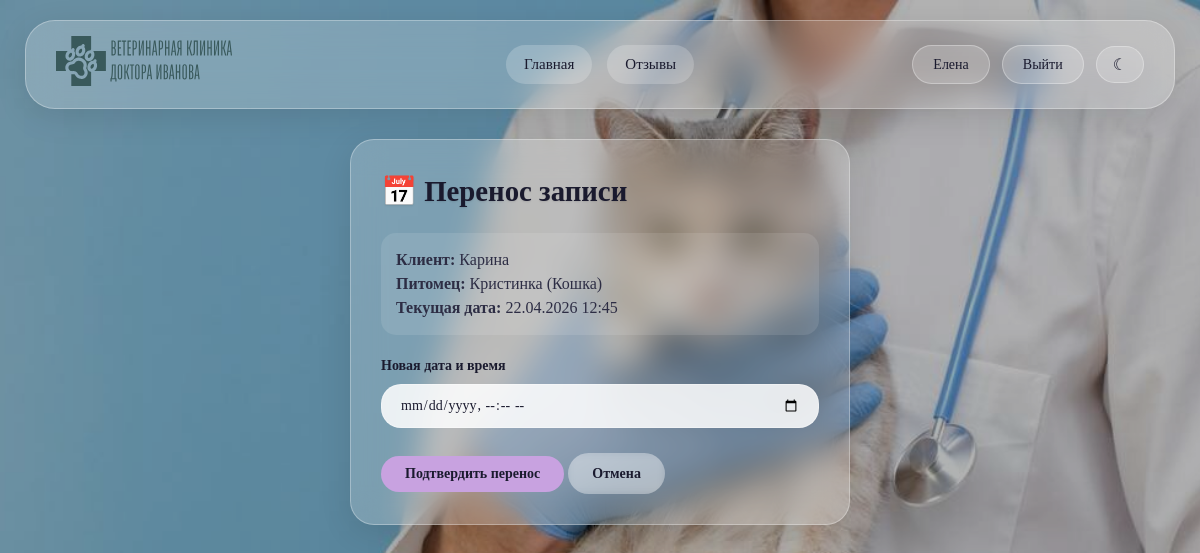
Page /appointment/15/reschedule/ (signed in) on the committed database.
### users/models.py (models this page shows, shortened)
class CustomUser(AbstractUser):
    ROLE_CHOICES = [
        ('CLIENT', 'Клиент'),
        ('DOCTOR', 'Врач'),
        ('ADMIN', 'Администратор'),
    ]
    role = models.CharField(max_length=10, choices=ROLE_CHOICES, default='CLIENT')
    phone = models.CharField(max_length=20, blank=True, verbose_name="Телефон")  # Убрали unique=True
    email = models.EmailField(verbose_name="Email", blank=True)  # Добавили blank=True
    avatar = models.ImageField(upload_to='avatars/', blank=True, null=True)
    class Meta:
        verbose_name = 'Пользователь'
        verbose_name_plural = 'Пользователи'

### main/models.py (models this page shows, shortened)
class Appointment(models.Model):
    STATUS_CHOICES = [
        ('PENDING', 'Ожидает'),
        ('CONFIRMED', 'Подтверждён'),
        ('COMPLETED', 'Проведён'),
        ('CANCELLED', 'Отменён'),
        ('RESCHEDULED', 'Перенесён'),
    ]
    client = models.ForeignKey(CustomUser, on_delete=models.CASCADE, related_name='appointments')
    doctor = models.ForeignKey(CustomUser, on_delete=models.CASCADE, related_name='doctor_appointments',
                               limit_choices_to={'role': 'DOCTOR'})
    pet_name = models.CharField(max_length=100, verbose_name="Кличка питомца")
    pet_type = models.CharField(max_length=50, verbose_name="Вид животного")
    appointment_date = models.DateTimeField(verbose_name="Дата и время приёма")
    symptoms = models.TextField(blank=True, verbose_name="Симптомы")
    status = models.CharField(max_length=20, choices=STATUS_CHOICES, default='PENDING')
    created_at = models.DateTimeField(auto_now_add=True)
    notes = models.TextField(blank=True, verbose_name="Заметки врача")
    class Meta:
        verbose_name = 'Запись на приём'
        verbose_name_plural = 'Записи на приём'
        ordering = ['-appointment_date']

### main/views.py (the view, shortened to what this page needs)
# urls.py: path('appointment/<int:pk>/reschedule/', views.reschedule_appointment, name='reschedule_appointment'),
@login_required
def reschedule_appointment(request, pk):
    appointment = get_object_or_404(Appointment, pk=pk)
    if request.user.role != 'DOCTOR' or appointment.doctor != request.user:
        messages.error(request, 'Только врач может переносить записи')
        return redirect('my_appointments')
    return render(request, 'main/reschedule.html', {'appointment': appointment})

### templates/main/reschedule.html (shortened to what this page needs)
{% extends 'base.html' %}
{% block content %}
<div class="glass-card" style="max-width: 500px; margin: 0 auto;">
    <h2>📅 Перенос записи</h2>
    <div style="margin: 20px 0; padding: 15px; background: rgba(255,255,255,0.1); border-radius: 15px;">
        <p><strong>Клиент:</strong> {{ appointment.client.username }}</p>
        <p><strong>Питомец:</strong> {{ appointment.pet_name }} ({{ appointment.pet_type }})</p>
        <p><strong>Текущая дата:</strong> {{ appointment.appointment_date|date:"d.m.Y H:i" }}</p>
    </div>
    <form method="post">
        <div class="form-group">
            <label>Новая дата и время</label>
            <input type="datetime-local" name="new_date" class="form-control" required>
        </div>
        <button type="submit" class="btn btn-primary">Подтвердить перенос</button>
        <a href="{% url 'my_appointments' %}" class="btn">Отмена</a>
    </form>
</div>
{% endblock %}

### templates/base.html (shortened to what this page needs)
{% load static %}
<!DOCTYPE html>
<html lang="ru">
<head>
    <link rel="stylesheet" href="{% static 'css/style.css' %}">
</head>
<body>
    <header class="header">
        <div class="logo">
            <img id="logoImg" src="{% static 'img/logo_light.svg' %}" alt="Логотип">
        </div>
        <nav class="nav-menu">
            <a href="{% url 'index' %}">Главная</a>
            <a href="{% url 'reviews' %}">Отзывы</a>
        </nav>
        <div class="auth-menu">
            {% if user.is_authenticated %}
                <a href="{% url 'profile' %}">{{ user.username }}</a>
                <a href="{% url 'logout' %}">Выйти</a>
            {% else %}
                <a href="{% url 'login' %}">Вход</a>
                <a href="{% url 'signup' %}">Регистрация</a>
            {% endif %}
        </div>
    </header>
    <main class="container">
        {% block content %}{% endblock %}
    </main>
</body>
</html>

### static/css/style.css (style rules this page uses)
:root { --lilac: #C8A2E0; --light-blue: #A8D8EA; --mint: #98E4D4; --glass-bg: rgba(255, 255, 255, 0.2); --glass-border: rgba(255, 255, 255, 0.3); --glass-shadow: 0 8px 32px rgba(0, 0, 0, 0.1); --text-primary: #1A1A2E; --text-secondary: #2D2D44; --text-muted: #4A4A6A; }
* { margin: 0; padding: 0; box-sizing: border-box; }
body { font-family: 'Georgia', 'Times New Roman', serif; font-size: 16px; line-height: 1.5; min-height: 100vh; background-image: url('../img/bg.jpg'); background-size: cover; background-position: center; background-attachment: fixed; background-repeat: no-repeat; color: var(--text-primary); transition: all 0.3s ease; position: relative; }
body::before { content: ''; position: fixed; top: 0; left: 0; right: 0; bottom: 0; background: rgba(0, 0, 0, 0.3); pointer-events: none; z-index: 0; }
.header, .container, .glass-card, .news-card { position: relative; z-index: 1; }
.header { margin: 20px 25px; padding: 15px 30px; background: var(--glass-bg); backdrop-filter: blur(16px); -webkit-backdrop-filter: blur(16px); border-radius: 30px; border: 1px solid var(--glass-border); box-shadow: var(--glass-shadow); display: flex; align-items: center; justify-content: space-between; flex-wrap: wrap; gap: 20px; transition: all 0.3s ease; }
.logo img { height: 50px; width: auto; }
.nav-menu { display: flex; gap: 15px; flex-wrap: wrap; position: absolute; left: 50%; transform: translateX(-50%); }
.nav-menu a { color: var(--text-primary); text-decoration: none; font-family: 'Georgia', serif; font-size: 15px; padding: 8px 18px; border-radius: 40px; background: rgba(255, 255, 255, 0.2); transition: all 0.3s ease; }
.auth-menu { display: flex; gap: 12px; align-items: center; }
.auth-menu a, .theme-toggle { padding: 8px 20px; border-radius: 40px; background: rgba(255, 255, 255, 0.2); color: var(--text-primary); text-decoration: none; font-family: 'Georgia', serif; font-size: 14px; transition: all 0.3s ease; border: 1px solid var(--glass-border); cursor: pointer; }
.container { max-width: 1400px; margin: 30px auto; padding: 0 25px; }
.glass-card, .news-card { background: var(--glass-bg); backdrop-filter: blur(16px); -webkit-backdrop-filter: blur(16px); border-radius: 24px; border: 1px solid var(--glass-border); box-shadow: var(--glass-shadow); transition: all 0.3s ease; overflow: hidden; }
.glass-card { padding: 30px; }
.glass-card, .news-card { color: var(--text-primary); }
.glass-card p, .news-card p { color: var(--text-secondary); }
h1, h2, h3, h4 { text-shadow: 0 1px 2px rgba(0, 0, 0, 0.1); }
.form-group { margin-bottom: 25px; }
.form-group label { display: block; margin-bottom: 8px; font-family: 'Georgia', serif; font-size: 14px; color: var(--text-primary); font-weight: 600; }
.form-control { width: 100%; padding: 12px 18px; background: rgba(255, 255, 255, 0.85); border: 1px solid var(--glass-border); border-radius: 20px; color: var(--text-primary); font-family: 'Georgia', serif; font-size: 14px; transition: all 0.3s ease; }
.btn { padding: 10px 24px; border: none; border-radius: 40px; font-family: 'Georgia', serif; font-size: 14px; font-weight: 600; cursor: pointer; transition: all 0.3s ease; background: rgba(255, 255, 255, 0.3); color: var(--text-primary); text-decoration: none; display: inline-block; backdrop-filter: blur(4px); }
.btn-primary { background: var(--lilac); color: #1A1A2E; backdrop-filter: none; }
h1, h2, h3, h4 { font-family: 'Georgia', serif; font-weight: 700; color: var(--text-primary); }
h2 { font-size: 1.8em; margin-bottom: 20px; }

### rows in the picture
CustomUser: username "Елена"
Appointment: client.username "Карина", pet_name "Кристинка", pet_type "Кошка", appointment_date "22.04.2026 12:45"
